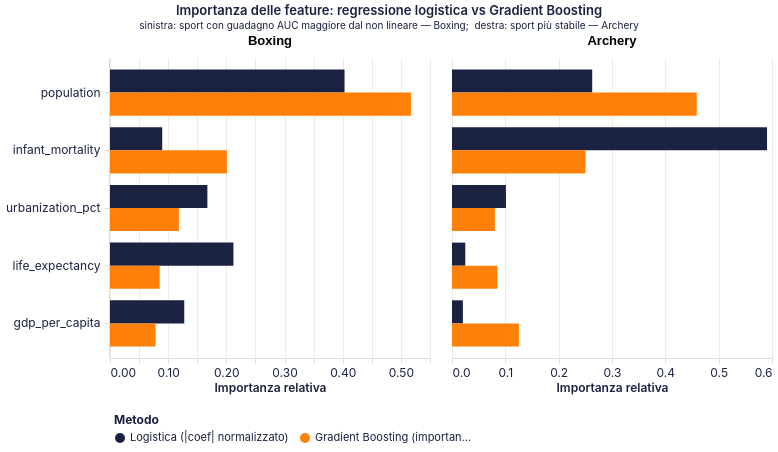

Write a Vega-Lite specification for this figure.
### Vega-Lite specification from a JSON file in a GitHub repository (floating-point values rounded to 4 significant figures)
{"$schema": "https://vega.github.io/schema/vega-lite/v5.20.1.json", "config": {"arc": {"fill": "#1b2140"}, "area": {"fill": "#1b2140", "fillOpacity": 0.15, "line": true}, "axis": {"domainColor": "#e2ddd4", "grid": true, "gridColor": "#e2ddd4", "gridWidth": 0.6, "labelAngle": 0, "labelColor": "#1b2140", "labelFont": "Inter, system-ui, -apple-system, BlinkMacSystemFont, 'Segoe UI', Roboto, sans-serif", "labelFontSize": 12, "labelFontWeight": 400, "labelPadding": 4, "tickColor": "#e2ddd4", "tickSize": 5, "titleColor": "#1b2140", "titleFont": "Inter, system-ui, -apple-system, BlinkMacSystemFont, 'Segoe UI', Roboto, sans-serif", "titleFontSize": 12, "titleFontWeight": 600}, "axisBand": {"grid": false}, "background": "transparent", "bar": {"fill": "#1b2140"}, "legend": {"labelColor": "#1b2140", "labelFont": "Inter, system-ui, -apple-system, BlinkMacSystemFont, 'Segoe UI', Roboto, sans-serif", "labelFontSize": 11, "padding": 4, "symbolType": "circle", "titleColor": "#1b2140", "titleFont": "Inter, system-ui, -apple-system, BlinkMacSystemFont, 'Segoe UI', Roboto, sans-serif", "titleFontSize": 12}, "line": {"stroke": "#1b2140", "strokeWidth": 2}, "mark": {"color": "#1b2140"}, "path": {"stroke": "#1b2140"}, "point": {"fill": "#1b2140", "filled": true}, "range": {"category": ["#1b2140", "#ff8009", "#9a0641", "#ffe34a", "#e7b6af", "#0088b0", "#e03830"]}, "rect": {"fill": "#1b2140"}, "shape": {"stroke": "#1b2140"}, "symbol": {"fill": "#1b2140"}, "title": {"anchor": "start", "color": "#1b2140", "font": "Inter, system-ui, -apple-system, BlinkMacSystemFont, 'Segoe UI', Roboto, sans-serif", "fontSize": 15, "fontWeight": 600, "subtitleColor": "#1b2140", "subtitleFont": "Inter, system-ui, -apple-system, BlinkMacSystemFont, 'Segoe UI', Roboto, sans-serif"}, "view": {"continuousHeight": 300, "continuousWidth": 400, "fill": null, "stroke": null}}, "data": {"name": "data-574c2a3c2c36f365344f7dbe362ef3c3"}, "datasets": {"data-574c2a3c2c36f365344f7dbe362ef3c3": [{"importanza": 0.1276, "indicatore": "gdp_per_capita", "metodo": "Logistica (|coef| normalizzato)", "sport": "Boxing"}, {"importanza": 0.2121, "indicatore": "life_expectancy", "metodo": "Logistica (|coef| normalizzato)", "sport": "Boxing"}, {"importanza": 0.1674, "indicatore": "urbanization_pct", "metodo": "Logistica (|coef| normalizzato)", "sport": "Boxing"}, {"importanza": 0.08975, "indicatore": "infant_mortality", "metodo": "Logistica (|coef| normalizzato)", "sport": "Boxing"}, {"importanza": 0.4031, "indicatore": "population", "metodo": "Logistica (|coef| normalizzato)", "sport": "Boxing"}, {"importanza": 0.07818, "indicatore": "gdp_per_capita", "metodo": "Gradient Boosting (importance)", "sport": "Boxing"}, {"importanza": 0.08532, "indicatore": "life_expectancy", "metodo": "Gradient Boosting (importance)", "sport": "Boxing"}, {"importanza": 0.1183, "indicatore": "urbanization_pct", "metodo": "Gradient Boosting (importance)", "sport": "Boxing"}, {"importanza": 0.2009, "indicatore": "infant_mortality", "metodo": "Gradient Boosting (importance)", "sport": "Boxing"}, {"importanza": 0.5173, "indicatore": "population", "metodo": "Gradient Boosting (importance)", "sport": "Boxing"}, {"importanza": 0.02041, "indicatore": "gdp_per_capita", "metodo": "Logistica (|coef| normalizzato)", "sport": "Archery"}, {"importanza": 0.02492, "indicatore": "life_expectancy", "metodo": "Logistica (|coef| normalizzato)", "sport": "Archery"}, {"importanza": 0.1011, "indicatore": "urbanization_pct", "metodo": "Logistica (|coef| normalizzato)", "sport": "Archery"}, {"importanza": 0.5907, "indicatore": "infant_mortality", "metodo": "Logistica (|coef| normalizzato)", "sport": "Archery"}, {"importanza": 0.2629, "indicatore": "population", "metodo": "Logistica (|coef| normalizzato)", "sport": "Archery"}, {"importanza": 0.1254, "indicatore": "gdp_per_capita", "metodo": "Gradient Boosting (importance)", "sport": "Archery"}, {"importanza": 0.08498, "indicatore": "life_expectancy", "metodo": "Gradient Boosting (importance)", "sport": "Archery"}, {"importanza": 0.0804, "indicatore": "urbanization_pct", "metodo": "Gradient Boosting (importance)", "sport": "Archery"}, {"importanza": 0.2503, "indicatore": "infant_mortality", "metodo": "Gradient Boosting (importance)", "sport": "Archery"}, {"importanza": 0.4589, "indicatore": "population", "metodo": "Gradient Boosting (importance)", "sport": "Archery"}]}, "encoding": {"color": {"field": "metodo", "legend": {"orient": "bottom", "title": "Metodo"}, "sort": ["Logistica (|coef| normalizzato)", "Gradient Boosting (importance)"], "type": "nominal"}, "column": {"field": "sport", "header": {"labelFontSize": 13, "labelFontWeight": "bold"}, "sort": ["Boxing", "Archery"], "title": "", "type": "nominal"}, "tooltip": [{"field": "sport", "title": "Sport", "type": "nominal"}, {"field": "indicatore", "title": "Indicatore", "type": "nominal"}, {"field": "metodo", "title": "Metodo", "type": "nominal"}, {"field": "importanza", "format": ".3f", "title": "Importanza relativa", "type": "quantitative"}], "x": {"field": "importanza", "title": "Importanza relativa", "type": "quantitative"}, "y": {"field": "indicatore", "sort": ["population", "infant_mortality", "urbanization_pct", "life_expectancy", "gdp_per_capita"], "title": "", "type": "nominal"}, "yOffset": {"field": "metodo", "sort": ["Logistica (|coef| normalizzato)", "Gradient Boosting (importance)"], "type": "nominal"}}, "height": 300, "mark": {"type": "bar"}, "resolve": {"scale": {"x": "independent"}}, "title": {"anchor": "middle", "fontSize": 13, "subtitle": "sinistra: sport con guadagno AUC maggiore dal non lineare — Boxing;  destra: sport più stabile — Archery", "subtitleFontSize": 10, "text": "Importanza delle feature: regressione logistica vs Gradient Boosting"}, "width": 320}
